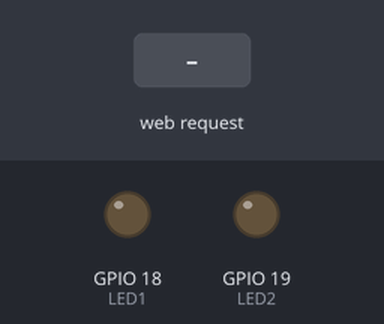
The sketch below on a simulated ESP32. Parts: output pins drawn as LEDs (lit = HIGH). The test bench sets the inputs (shaded band). WiFi joins after 1.5 s; servers stay silent unless stated; what the sketch prints to the serial monitor is not drawn.

Above: at 2.7 s.
2.8 s: HTTP request GET /ledon received
At 3.9 s:
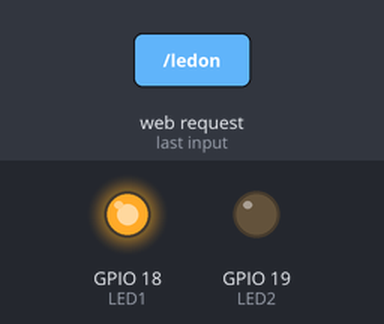
4.3 s: HTTP request GET /led2on received
At 5.0 s:
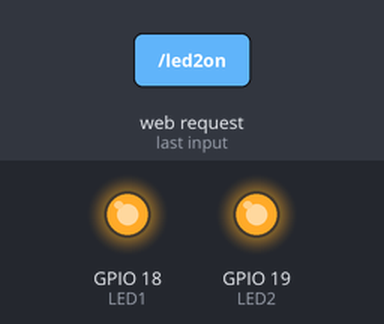
5.8 s: HTTP request GET /ledoff received
At 6.1 s:
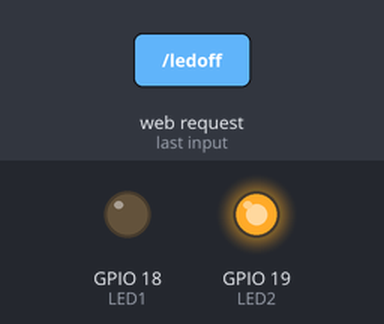
7.3 s: HTTP request GET /led2off received
At 8.5 s:
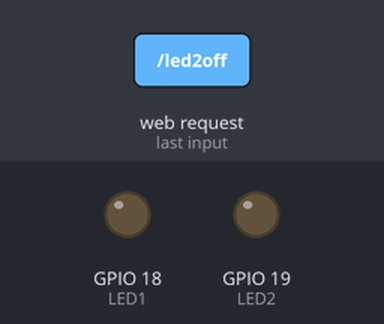
Timing chart, 0 to 9.8 s (numbered marks = the images above; inputs shaded):
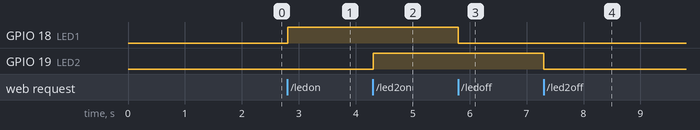

Measured:
- after the input at 2.8 s, GPIO 18 (LED1): LOW → HIGH at once
- after the input at 4.3 s, GPIO 19 (LED2): LOW → HIGH at once
- after the input at 5.8 s, GPIO 18 (LED1): HIGH → LOW at once
- after the input at 7.3 s, GPIO 19 (LED2): HIGH → LOW at once

The sketch:

Quiz_201.ino
```cpp
#include <WiFi.h>
const char* ssid = "105/766-2.4G";
const char* password = "0999128910";
int LED1 = 18;
int LED2 = 19;
WiFiServer server(80);
void setup() {
  Serial.begin(115200);
  pinMode(LED1, OUTPUT); // set the LED pin mode
  pinMode(LED2, OUTPUT); // set the LED2 pin mode
  delay(10);
  Serial.print("\n\nConnecting to "); Serial.println(ssid);
  WiFi.begin(ssid, password);
  while (WiFi.status() != WL_CONNECTED) {
    delay(500); Serial.print(".");
  }
  Serial.println("");
  Serial.println("WiFi connected."); Serial.println("IP address: ");
  Serial.println(WiFi.localIP()); server.begin();
}
int value = 0;
bool LED_Status = LOW;
bool LED_Status2 = LOW;
void loop() {
  digitalWrite(LED1, LED_Status);
  digitalWrite(LED2, LED_Status2);
  WiFiClient client = server.available(); // listen for incoming clients
  if (client) { // if you get a client,
    Serial.println("New Client."); // print a message out the serial port
    String currentLine = ""; // make a String to hold incoming data from the client
    while (client.connected()) { // loop while the client's connected
      if (client.available()) { // if there's bytes to read from the client,
        char c = client.read(); // read a byte, then
        Serial.write(c); // print it out the serial monitor
        if (c == '\n') { // if the byte is a newline character
          if (currentLine.length() == 0) {
            client.println("HTTP/1.1 200 OK");
            client.println("Content-type:text/html");
            client.println();
            client.println("<html>");
            client.println("<body>");
            client.println("<h1>LED Status</h1>");
            client.println("<p>");
            if (LED_Status == HIGH)
              client.println("LED1-On ,");
            else
              client.println("LED1-Off ,");

            if (LED_Status2 == HIGH)
              client.println("LED2-On");
            else
              client.println("LED2-Off");
            client.println("<p>");
            client.println("<a href=\"/ledon\"><button style = \"background-color: #f44336;\">LED1 On</button></a>");
            client.println("<a href=\"/led2on\"><button style = \"background-color: #f44336;\">LED2 On</button></a>");
            client.println("</p>");
            client.println("<a href=\"/ledoff\"><button style = \"background-color: #008CBA;\">LED1 Off</button></a>");
            client.println("<a href=\"/led2off\"><button style = \"background-color: #008CBA;\">LED2 Off</button></a>");
            client.println("<body>");
            client.println("<html>");
            break;
          } else {
            currentLine = "";
          }
        } else if (c != '\r') {
          currentLine += c;
        }
        if (currentLine.endsWith("GET /ledon")) LED_Status = HIGH;
        if (currentLine.endsWith("GET /ledoff")) LED_Status = LOW;
        if (currentLine.endsWith("GET /led2on")) LED_Status2 = HIGH;
        if (currentLine.endsWith("GET /led2off")) LED_Status2 = LOW;

      }
    }
    client.stop(); // close the connection:
    Serial.println("Client Disconnected.");
  }
}
```
